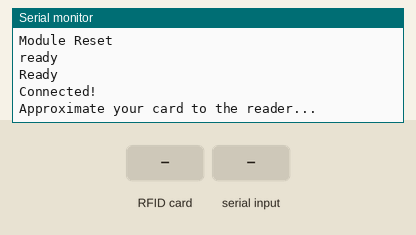
A sketch run on a simulated Arduino Uno, built with avr-gcc and run on an emulated ATmega328P. Parts: the last lines printed to the serial monitor. The inputs (shaded band) are chosen by the test bench. The modem accepts every AT command (registered, SIM ready, sends succeed) and sends nothing else.

Above: at 6.2 s.
6.3 s: RFID card 16 BB 63 12 held to the reader
At 7.5 s:
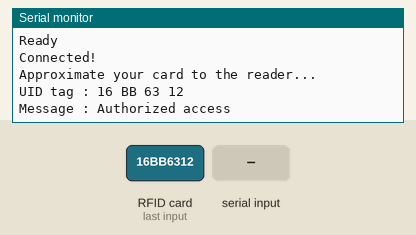
10.8 s: "16 BB 63 12" received over the second serial link
13.3 s: RFID card 5E 7A 19 C4 held to the reader
At 13.7 s:
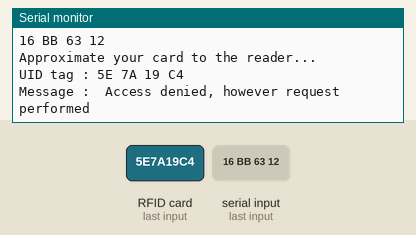

Measured:
- after the input at 6.3 s, the serial monitor: prints a new line at once (image 1)
- after the input at 13.3 s, the serial monitor: prints a new line at once (image 2)

The sketch:

rfid.ino
```cpp
/*

   All the resources for this project: https://randomnerdtutorials.com/
   Modified by Rui Santos

   Created by FILIPEFLOP

*/
#include "SoftwareSerial.h"
#include <SPI.h>
#include <MFRC522.h>

#define SS_PIN 10
#define RST_PIN 9
MFRC522 mfrc522(SS_PIN, RST_PIN);   // Create MFRC522 instance.

String ssid = "engdave-home";
String password = "engdave@2020";
SoftwareSerial esp(5, 6);// RX, TX

String data;
String server = "192.168.0.175"; // www.example.com
String uri = "/delivered-orders/";

void setup()
{
  esp.begin(115200);
  Serial.begin(115200);
  //start wifi connection to the module
  reset();
  esp.print("AT+CWMODE=3");
  Serial.println(esp.readString());
  connectWifi();

  //if wifi is connected, then proceed to the RFID reader
  SPI.begin();      // Initiate  SPI bus
  mfrc522.PCD_Init();   // Initiate MFRC522
  Serial.println("Approximate your card to the reader...");
  Serial.println();

}

//reset the esp8266 module

void reset() {
  esp.println("AT+RST");
  delay(1000);
  if (esp.find("OK") ) Serial.println("Module Reset");
}

//connect to your wifi network
void connectWifi() {
  String cmd = "AT+CWJAP=\"" + ssid + "\",\"" + password + "\"";
  esp.println(cmd);
  delay(3000);
  int count = 0;
  while (count <= 3) {
    if (esp.find("OK")) {
      Serial.println("Connected!");
      break;
    }
    else if (count != 3) {
      Serial.println("Cannot connect to wifi");
      //connectWifi();
    } else {
      Serial.println("restarting the loop");
      connectWifi();
    }
    count += 1;
    delay(1000);
  }
}

void httppost (String data) {
  esp.println("AT+CIPSTART=\"TCP\",\"" + server + "\",8000");//start a TCP connection.
  delay(2000);
  if ( esp.find("OK")) {
    Serial.println("TCP connection ready");
  } delay(500);
  String postRequest =
    "POST " + uri + " HTTP/1.0\r\n" +
    "Host: " + server + "\r\n" +
    "Accept: *" + "/" + "*\r\n" +
    "Content-Length: " + data.length() + "\r\n" +
    "Content-Type: application/x-www-form-urlencoded\r\n" +
    "\r\n" + data;
  String sendCmd = "AT+CIPSEND=";//determine the number of caracters to be sent.
  esp.print(sendCmd);
  esp.println(postRequest.length());
  delay(500);
  if (esp.find(">")) {
    Serial.println("Sending..");
    esp.print(postRequest);
    if ( esp.find("SEND OK")) {
      Serial.println("Packet sent");;
      while (esp.available()) {
        Serial.println(esp.readString());
        String tmpResp = esp.readString();
        Serial.println(tmpResp);
      }
      // close the connection
      esp.println("AT+CIPCLOSE");
    }
  } else {
    //If error occurs during read of data from website
    Serial.println("Failed getting web page");
  }
}

void loop()
{
  // Look for new cards
  if ( ! mfrc522.PICC_IsNewCardPresent())
  {
    return;
  }
  // Select one of the cards
  if ( ! mfrc522.PICC_ReadCardSerial())
  {
    return;
  }
  //Show UID on serial monitor
  Serial.print("UID tag :");
  String content = "";
  byte letter;
  for (byte i = 0; i < mfrc522.uid.size; i++)
  {
    Serial.print(mfrc522.uid.uidByte[i] < 0x10 ? " 0" : " ");
    Serial.print(mfrc522.uid.uidByte[i], HEX);
    content.concat(String(mfrc522.uid.uidByte[i] < 0x10 ? " 0" : " "));
    content.concat(String(mfrc522.uid.uidByte[i], HEX));
  }
  Serial.println();
  Serial.print("Message : ");
  content.toUpperCase();
  if (content.substring(1) == "16 BB 63 12") //change here the UID of the card/cards that you want to give access
  {
    Serial.println("Authorized access");
    Serial.println();
    httppost("id=54&user=engdave&UUID="+content.substring(1));
    Serial.println("Approximate your card to the reader...");
    Serial.println();
    delay(1000);
  }
  else   {
    Serial.println(" Access denied, however request performed");
    httppost("id=54&user=engdave&UUID="+content.substring(1));
    Serial.println("Approximate your card to the reader...");
    Serial.println();
    delay(1000);
  }
}
```
